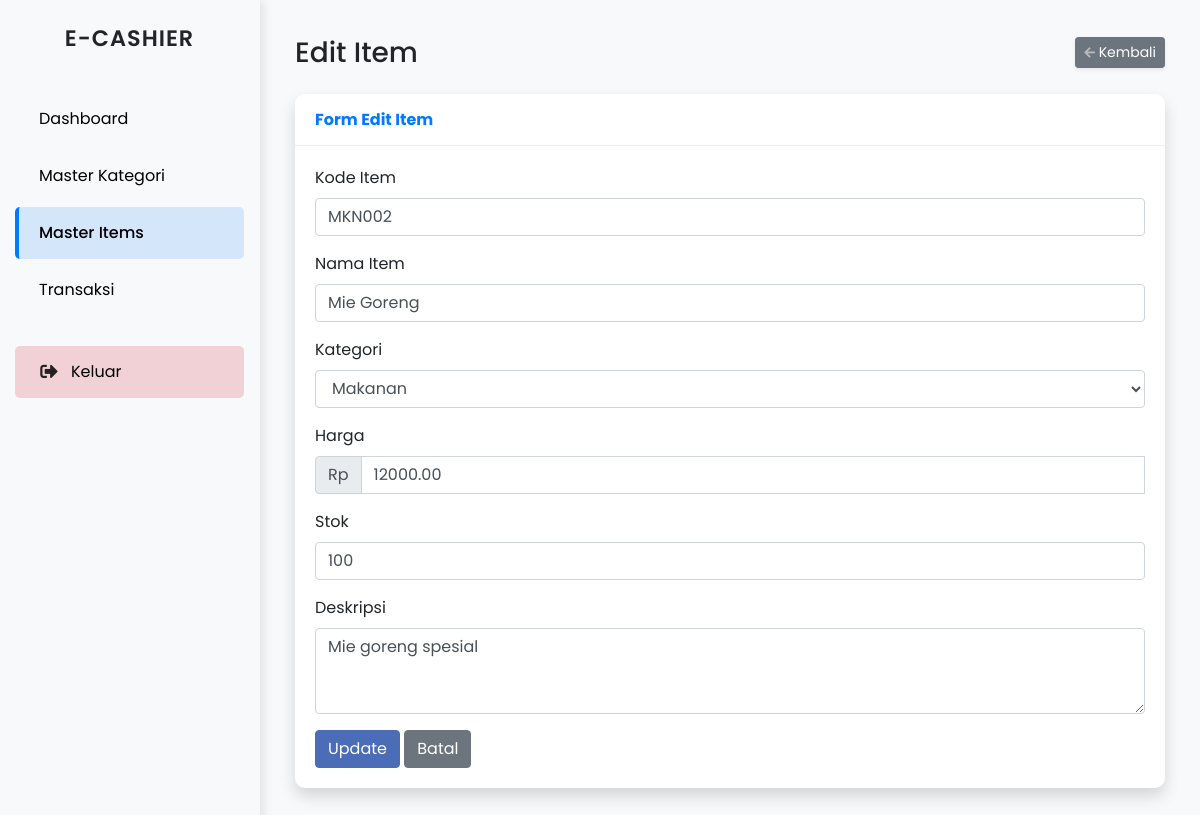
/index.php?page=item_edit&id=2 (signed in), run on an earlier commit of the app's database.
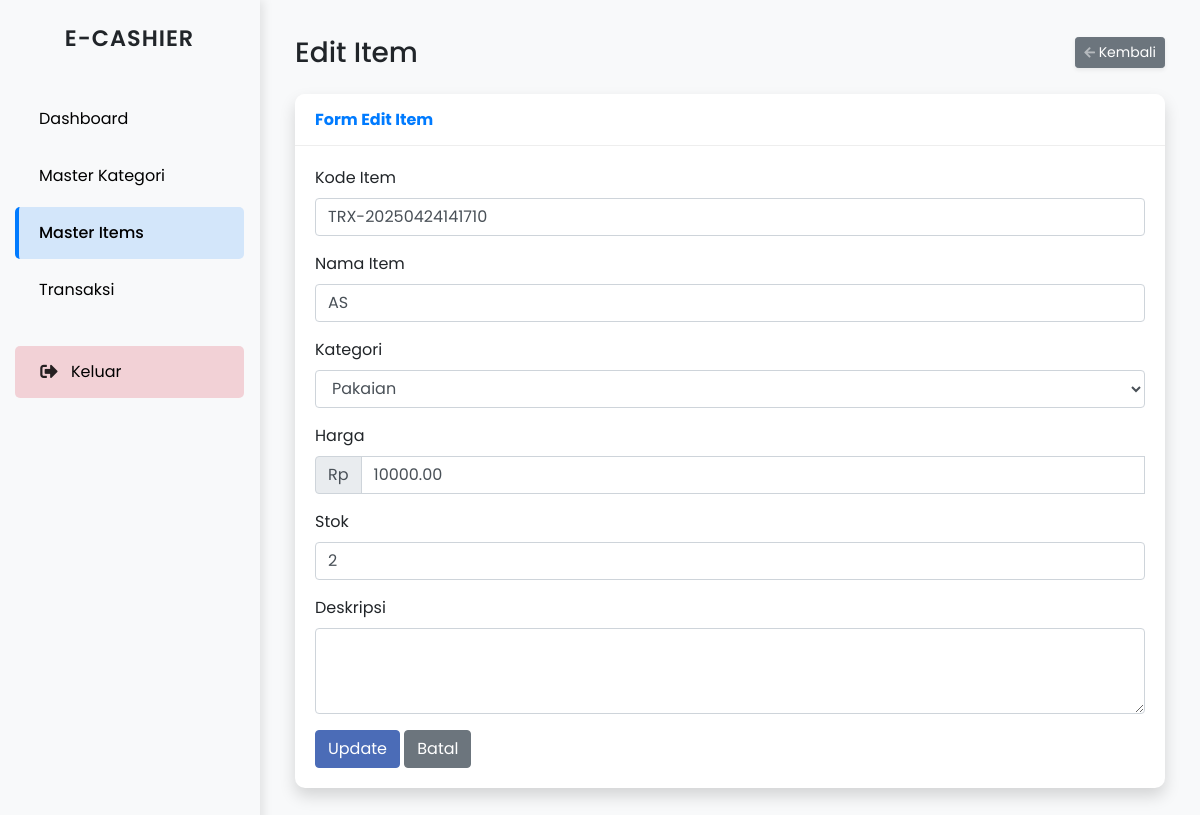
And on a later commit of the database.
### tables this page shows
CREATE TABLE `item` (
  `id` int NOT NULL,
  `kode_item` varchar(20) NOT NULL,
  `nama_item` varchar(100) NOT NULL,
  `kategori_id` int DEFAULT NULL,
  `harga` decimal(10,2) NOT NULL,
  `stok` int NOT NULL DEFAULT '0',
  `deskripsi` text,
  `created_at` timestamp NULL DEFAULT CURRENT_TIMESTAMP
);

### index.php (called while the page is built, shortened)
<?php
$page = isset($_GET['page']) ? $_GET['page'] : 'dashboard';
if ($page == 'dashboard') {
    $file_path = 'modules/dashboard/index.php';
} elseif ($page == 'kategori') {
    $file_path = 'modules/kategori/index.php';
} elseif ($page == 'kategori_tambah') {
    $file_path = 'modules/kategori/create.php';
} elseif ($page == 'kategori_edit') {
    $file_path = 'modules/kategori/edit.php';
} elseif ($page == 'item') {
    $file_path = 'modules/item/index.php';
} elseif ($page == 'item_tambah') {
    $file_path = 'modules/item/create.php';
} elseif ($page == 'item_edit') {
    $file_path = 'modules/item/edit.php';
} elseif ($page == 'transaksi') {
    $file_path = 'modules/transaksi/index.php';
} elseif ($page == 'cart') {
    $file_path = 'modules/transaksi/cart.php';
} elseif ($page == 'history') {
    $file_path = 'modules/transaksi/history.php';
} elseif ($page == 'transaksi_detail') {
    $file_path = 'modules/transaksi/detail.php';
} else {
    $file_path = 'modules/dashboard/index.php';
}
include_once 'includes/header.php';
include_once 'includes/sidebar.php';
include($file_path);
include_once 'includes/footer.php';
?>

### modules/item/edit.php (the view, shortened to what this page needs)
<?php
$id = (int)$_GET['id'];
$query = "SELECT * FROM item WHERE id = $id";
$result = mysqli_query($conn, $query);
$item = mysqli_fetch_assoc($result);
?>
<div class="container-fluid">
    <div class="d-sm-flex align-items-center justify-content-between mb-4">
        <h1 class="h3 mb-0 text-gray-800">Edit Item</h1>
        <a href="index.php?page=item" class="d-none d-sm-inline-block btn btn-sm btn-secondary shadow-sm">
            <i class="fas fa-arrow-left fa-sm text-white-50"></i> Kembali
        </a>
    </div>
    <div class="card shadow mb-4">
        <div class="card-header py-3">
            <h6 class="m-0 font-weight-bold text-primary">Form Edit Item</h6>
        </div>
        <div class="card-body">
            <form method="POST" action="" class="needs-validation" novalidate>
                <div class="form-group">
                    <label for="kode_item">Kode Item</label>
                    <input type="text" class="form-control" id="kode_item" name="kode_item" value="<?php echo $item['kode_item']; ?>" required>
                </div>
                <div class="form-group">
                    <label for="nama_item">Nama Item</label>
                    <input type="text" class="form-control" id="nama_item" name="nama_item" value="<?php echo $item['nama_item']; ?>" required>
                </div>
                <div class="form-group">
                    <label for="kategori_id">Kategori</label>
                    <select class="form-control" id="kategori_id" name="kategori_id" required>
                        <?php
                        $kategori_query = "SELECT * FROM kategori ORDER BY nama_kategori ASC";
                        $kategori_result = mysqli_query($conn, $kategori_query);
                        while ($kategori = mysqli_fetch_assoc($kategori_result)) {
                            $selected = ($kategori['id'] == $item['kategori_id']) ? 'selected' : '';
                            echo "<option value='" . $kategori['id'] . "' $selected>" . $kategori['nama_kategori'] . "</option>";
                        }
                        ?>
                    </select>
                </div>
                <div class="form-group">
                    <label for="harga">Harga</label>
                    <div class="input-group">
                        <div class="input-group-prepend">
                            <span class="input-group-text">Rp</span>
                        </div>
                        <input type="number" class="form-control" id="harga" name="harga" min="0" value="<?php echo $item['harga']; ?>" required>
                    </div>
                </div>
                <div class="form-group">
                    <label for="stok">Stok</label>
                    <input type="number" class="form-control" id="stok" name="stok" min="0" value="<?php echo $item['stok']; ?>" required>
                </div>
                <div class="form-group">
                    <label for="deskripsi">Deskripsi</label>
                    <textarea class="form-control" id="deskripsi" name="deskripsi" rows="3"><?php echo $item['deskripsi']; ?></textarea>
                </div>
                <button type="submit" class="btn btn-primary">Update</button>
                <a href="index.php?page=item" class="btn btn-secondary">Batal</a>
            </form>
        </div>
    </div>
</div>

What changed in the data, as far as the page shows it:
changed item: kode_item "MKN002" → "TRX-20250424141710"; nama_item "Mie Goreng" → "AS"; harga "12000.00" → "10000.00"; stok "100" → "2"; deskripsi "Mie goreng spesial" → (not shown)
Also different on the page:
form field kategori_id: "Makanan" → "Pakaian"
